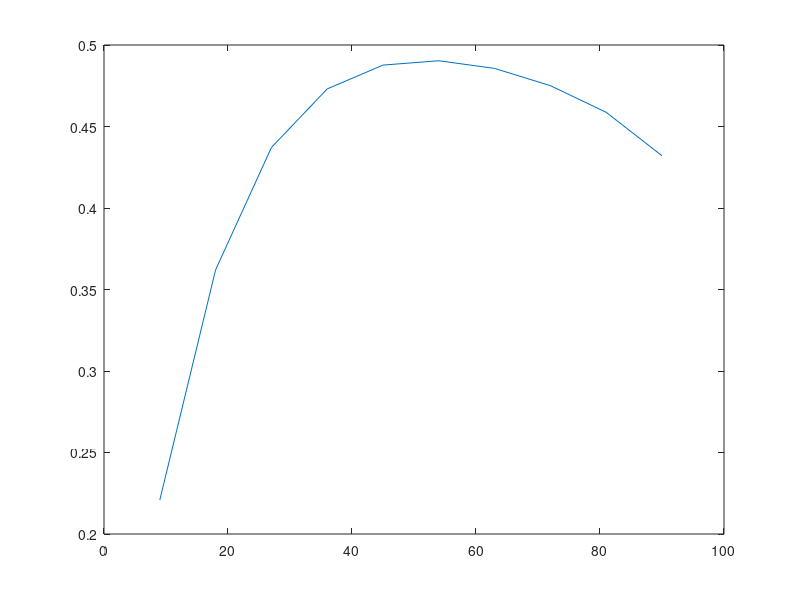

Here is the MATLAB script that generated this plot:
%% Lifting-line Theory
%
% This is a simple function for solving lifting-line theory / monoplane equation
% on an unswept wing of any taper ratio.
% It assumes that the wing is not maneuvering, i.e., there are no aileron
% deflections, and so only odd terms on the sine series are used to create a
% symmetric lift distribution.bv
%
% Inputs:
%         a0      = Sectional lift curve slope per radians ( normally 2*pi )
%         AR      = Aspect ratio of wing
%         lambda  = Taper ratio, c_t/c_r
%         alpha0l = Sectional zero lift angle of attack in degrees
%         alpha   = Geometric angle of attack in degrees
%         numlocs = Number of spanwise stations / terms in sine series
%
% There are no checks on the correctness of your inputs, so tread carefully!
%
% Outputs:
%         CL  = Wing lift coefficient
%         CDi = Induced drag coefficient
%         e   = Span efficiency factor
%
% I've left a few notes on where this could be vectorized for Matlab,
% but since it's such a small function, and it could be ported to other
% languages, it's not worth obfuscating the code.
%
% Created by: Joseph Derlaga, 10/16/09
%Prueba extra

a0= 2*pi;
AR= 9;
lambda= 0.4;
alpha0l= -1.2;
alpha= 4;
numlocs= 10;

%% Convert degree values to radians
%  Depending on your version of Matlab, you can use either of these methods
alphar = alpha*pi/180;
alpha0lr = alpha0l*pi/180;

%alphar = degtorad(alpha);
%alpha0lr = degtorad(alpha0l);

%% Initialize work arrays
LHS = zeros(numlocs,numlocs);
RHS = zeros(numlocs,1);
phi2 = zeros(numlocs,1);
Cl  = zeros(numlocs,1);

%% Angles for station locations
for n = 1:numlocs
    phi2(n) = n*pi/(2*numlocs);
end
% Could vectorize the above lines

%% Create the system of equations for solving LLT/Monoplane Equation
for a = 1:numlocs
    
    mu = (a0 / ( 2 * AR * ( 1 + lambda ) )) * (1 + ( lambda - 1 )*cos(phi2(a)));
    RHS(a,1) = mu * ( alphar - alpha0lr ) * sin(phi2(a));

    for n = 1:2:2*numlocs-1
        LHS(a,(n+1)/2) = sin(n*phi2(a)) * ( n*mu + sin(phi2(a)) );
    end
    
end
% Could vectorize some of the above lines

%% Solve
As = LHS\RHS;

%% Extract quantities of interest
CL = As(1)*pi*AR

for n = 1:numlocs
    Asum = 0;
    for m = 1:numlocs
        Asum = Asum + As(m) * sin( (2*m-1) * phi2(n) );
    end
    % Could replace the above for loop with:
    %Asum = sum(A(1:numlocs).*sin(2*(1:numlocs)-1)'*phi(n));
    Cl(n) = 2 * AR *( 1 + lambda ) * (1 / ( 1 + ( lambda - 1 ) * cos(phi2(n)) )) * Asum;
end

einv = 0;
for n = 1:numlocs
    einv = einv + (2*n-1)*As(n)^2/As(1)^2;
end
% Could replace the above for loop with:
%einv = sum( (2*(1:numlocs)-1)*A(1:numlocs).^2/A(1)^2 );

CDi = einv*CL^2/(pi*AR)

e = 1/einv
phi2= rad2deg(phi2)
plot(phi2,Cl)
